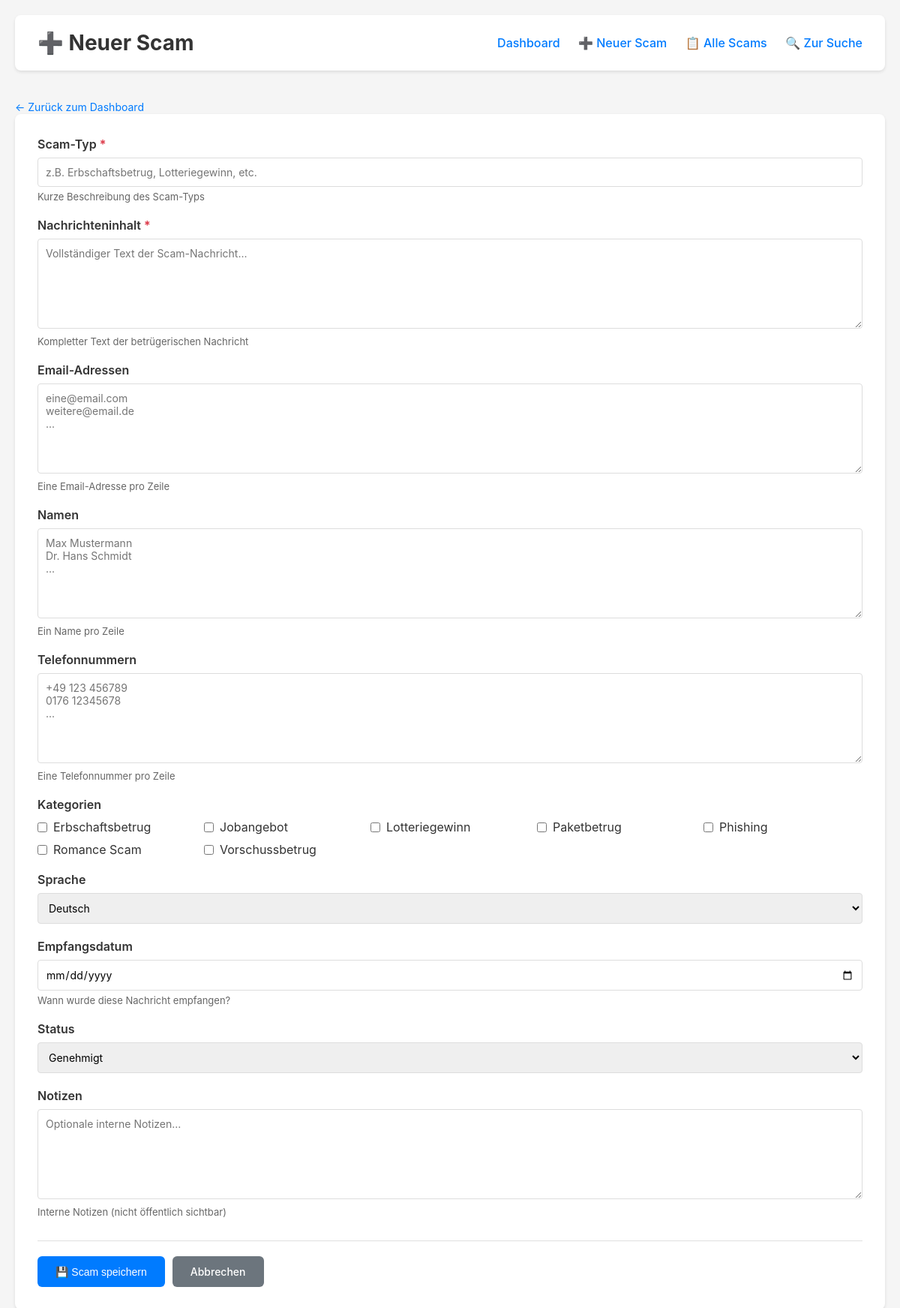
The page /admin/add-scam.php on the database its author committed.
### tables this page shows
CREATE TABLE `scam_categories` (
  `id` int NOT NULL,
  `name` varchar(100) NOT NULL,
  `description` text
);

### includes/functions.php (called while the page is built, shortened)
<?php
function h($string) {
    return htmlspecialchars($string ?? '', ENT_QUOTES, 'UTF-8');
}
function getCategories() {
    return fetchAll("SELECT * FROM scam_categories ORDER BY name");
}

### config/database.php (called while the page is built, shortened)
<?php
function getDbConnection() {
    static $pdo = null;
    if ($pdo === null) {
        try {
            $dsn = "mysql:host=" . DB_HOST . ";dbname=" . DB_NAME . ";charset=" . DB_CHARSET;
            $options = [
                PDO::ATTR_ERRMODE            => PDO::ERRMODE_EXCEPTION,
                PDO::ATTR_DEFAULT_FETCH_MODE => PDO::FETCH_ASSOC,
                PDO::ATTR_EMULATE_PREPARES   => true,
            ];
            $pdo = new PDO($dsn, DB_USER, DB_PASS, $options);
        } catch (PDOException $e) {
            error_log("Database connection failed: " . $e->getMessage());
            die("Database connection failed. Please try again later.");
        }
    }
    return $pdo;
}
function executeQuery($sql, $params = []) {
    try {
        $pdo = getDbConnection();
        $stmt = $pdo->prepare($sql);
        $stmt->execute($params);
        return $stmt;
    } catch (PDOException $e) {
        error_log("Query execution failed: " . $e->getMessage());
        throw $e;
    }
}
function fetchAll($sql, $params = []) {
    $stmt = executeQuery($sql, $params);
    return $stmt->fetchAll();
}

### admin/add-scam.php (the view, shortened to what this page needs)
<?php
require_once '../includes/admin-header.php';
$categories = getCategories();
?>
<a href="index.php" class="back-link">← Zurück zum Dashboard</a>
<div class="form-container">
    <form method="POST" action="">
        <div class="form-group">
            <label for="scam_type">Scam-Typ <span class="required">*</span></label>
            <input type="text" id="scam_type" name="scam_type"
                   value="<?php echo h($_POST['scam_type'] ?? ''); ?>"
                   placeholder="z.B. Erbschaftsbetrug, Lotteriegewinn, etc." required>
            <div class="help-text">Kurze Beschreibung des Scam-Typs</div>
        </div>
        <div class="form-group">
            <label for="message_content">Nachrichteninhalt <span class="required">*</span></label>
            <textarea id="message_content" name="message_content" required
                      placeholder="Vollständiger Text der Scam-Nachricht..."><?php echo h($_POST['message_content'] ?? ''); ?></textarea>
            <div class="help-text">Kompletter Text der betrügerischen Nachricht</div>
        </div>
        <div class="form-group">
            <label for="emails">Email-Adressen</label>
            <textarea id="emails" name="emails"
                      placeholder="eine@email.com&#10;weitere@email.de&#10;..."><?php echo h($_POST['emails'] ?? ''); ?></textarea>
            <div class="help-text">Eine Email-Adresse pro Zeile</div>
        </div>
        <div class="form-group">
            <label for="names">Namen</label>
            <textarea id="names" name="names"
                      placeholder="Max Mustermann&#10;Dr. Hans Schmidt&#10;..."><?php echo h($_POST['names'] ?? ''); ?></textarea>
            <div class="help-text">Ein Name pro Zeile</div>
        </div>
        <div class="form-group">
            <label for="phone_numbers">Telefonnummern</label>
            <textarea id="phone_numbers" name="phone_numbers"
                      placeholder="+49 123 456789&#10;0176 12345678&#10;..."><?php echo h($_POST['phone_numbers'] ?? ''); ?></textarea>
            <div class="help-text">Eine Telefonnummer pro Zeile</div>
        </div>
        <div class="form-group">
            <label>Kategorien</label>
            <div class="checkbox-group">
                <?php foreach ($categories as $cat): ?>
                <div class="checkbox-item">
                    <input type="checkbox" name="categories[]" value="<?php echo h($cat['id']); ?>"
                           id="cat_<?php echo h($cat['id']); ?>"
                           <?php echo (isset($_POST['categories']) && in_array($cat['id'], $_POST['categories'])) ? 'checked' : ''; ?>>
                    <label for="cat_<?php echo h($cat['id']); ?>">
                        <?php echo h($cat['name']); ?>
                    </label>
                </div>
                <?php endforeach; ?>
            </div>
        </div>
        <div class="form-group">
            <label for="language">Sprache</label>
            <select id="language" name="language">
                <option value="de" <?php echo (!isset($_POST['language']) || $_POST['language'] === 'de') ? 'selected' : ''; ?>>Deutsch</option>
            </select>
        </div>
        <div class="form-group">
            <label for="date_received">Empfangsdatum</label>
            <input type="date" id="date_received" name="date_received"
                   value="<?php echo h($_POST['date_received'] ?? ''); ?>">
            <div class="help-text">Wann wurde diese Nachricht empfangen?</div>
        </div>
        <div class="form-group">
            <label for="status">Status</label>
            <select id="status" name="status">
                <option value="approved" <?php echo (!isset($_POST['status']) || $_POST['status'] === 'approved') ? 'selected' : ''; ?>>Genehmigt</option>
            </select>
        </div>
        <div class="form-group">
            <label for="notes">Notizen</label>
            <textarea id="notes" name="notes"
                      placeholder="Optionale interne Notizen..."><?php echo h($_POST['notes'] ?? ''); ?></textarea>
            <div class="help-text">Interne Notizen (nicht öffentlich sichtbar)</div>
        </div>
        <div class="form-actions">
            <button type="submit" class="btn btn-primary">💾 Scam speichern</button>
            <a href="index.php" class="btn btn-secondary">Abbrechen</a>
        </div>
    </form>
</div>
<?php require_once '../includes/admin-footer.php'; ?>

### assets/css/admin.css (style rules this page uses)
* { margin: 0; padding: 0; box-sizing: border-box; }
body { font-family: -apple-system, BlinkMacSystemFont, 'Segoe UI', Arial, sans-serif; background-color: #f5f5f5; padding: 20px; color: #333; }
.back-link { color: #007bff; text-decoration: none; font-size: 14px; display: inline-block; margin-top: 10px; }
.btn { padding: 12px 24px; border: none; border-radius: 6px; font-size: 14px; font-weight: 500; cursor: pointer; text-decoration: none; display: inline-block; transition: background-color 0.2s; }
.btn-primary { background-color: #007bff; color: white; }
.btn-secondary { background-color: #6c757d; color: white; }
.form-container { background: white; padding: 30px; border-radius: 8px; box-shadow: 0 2px 4px rgba(0,0,0,0.1); }
.form-group { margin-bottom: 20px; }
.form-group label { display: block; margin-bottom: 8px; font-weight: 600; color: #333; }
.required { color: #dc3545; }
input[type="text"], input[type="email"], input[type="date"], input[type="number"], textarea, select { width: 100%; padding: 10px; border: 1px solid #ddd; border-radius: 4px; font-size: 14px; font-family: inherit; }
textarea { min-height: 120px; resize: vertical; }
.help-text { font-size: 13px; color: #666; margin-top: 5px; }
.checkbox-group { display: grid; grid-template-columns: repeat(auto-fill, minmax(200px, 1fr)); gap: 10px; margin-top: 10px; }
.checkbox-item { display: flex; align-items: center; }
.checkbox-item input { width: auto; margin-right: 8px; }
.checkbox-item label { font-weight: normal !important; margin: 0 !important; }
.form-actions { display: flex; gap: 10px; margin-top: 30px; padding-top: 20px; border-top: 1px solid #e0e0e0; }

### rows shown on the page
scam_categories: name "Erbschaftsbetrug"
scam_categories: name "Jobangebot"
scam_categories: name "Lotteriegewinn"
scam_categories: name "Paketbetrug"
scam_categories: name "Phishing"
scam_categories: name "Romance Scam"
scam_categories: name "Vorschussbetrug"

### other values the page prints
$pageIcon "➕"
$pageTitle "Neuer Scam"
